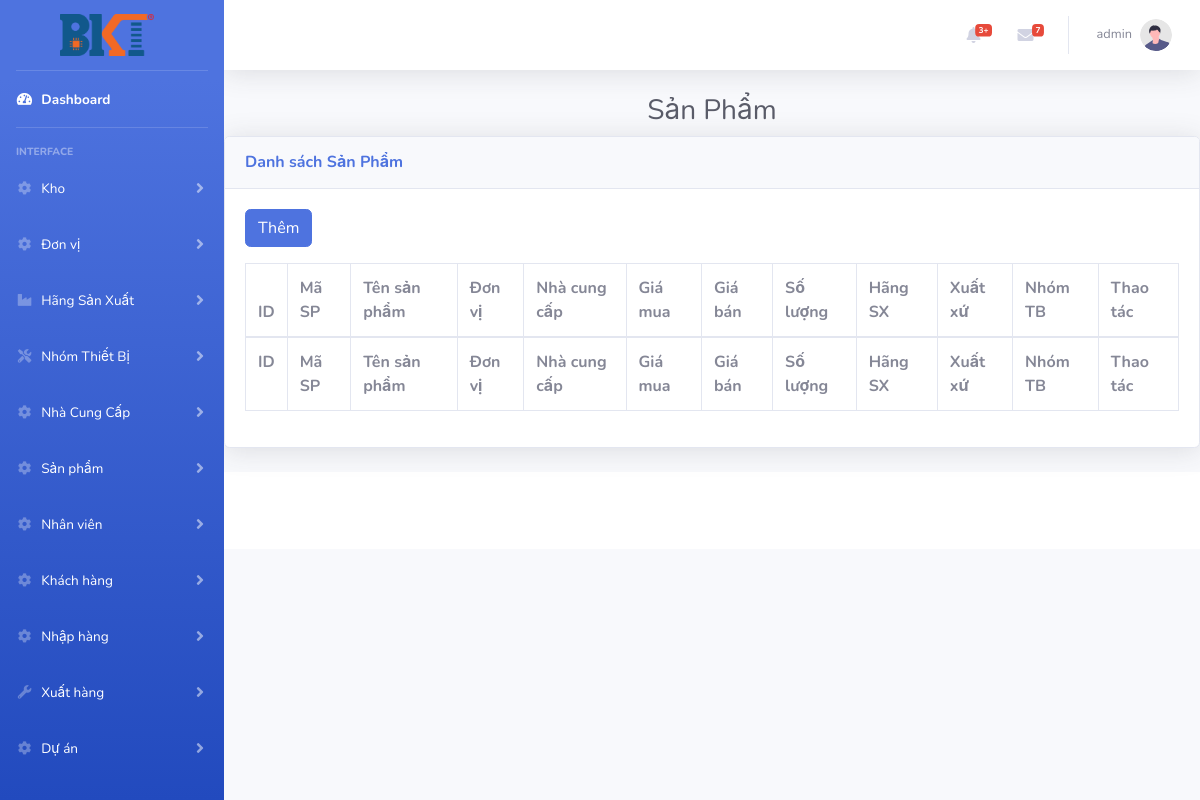
/index.php (signed in), run on an earlier commit of the app's database.
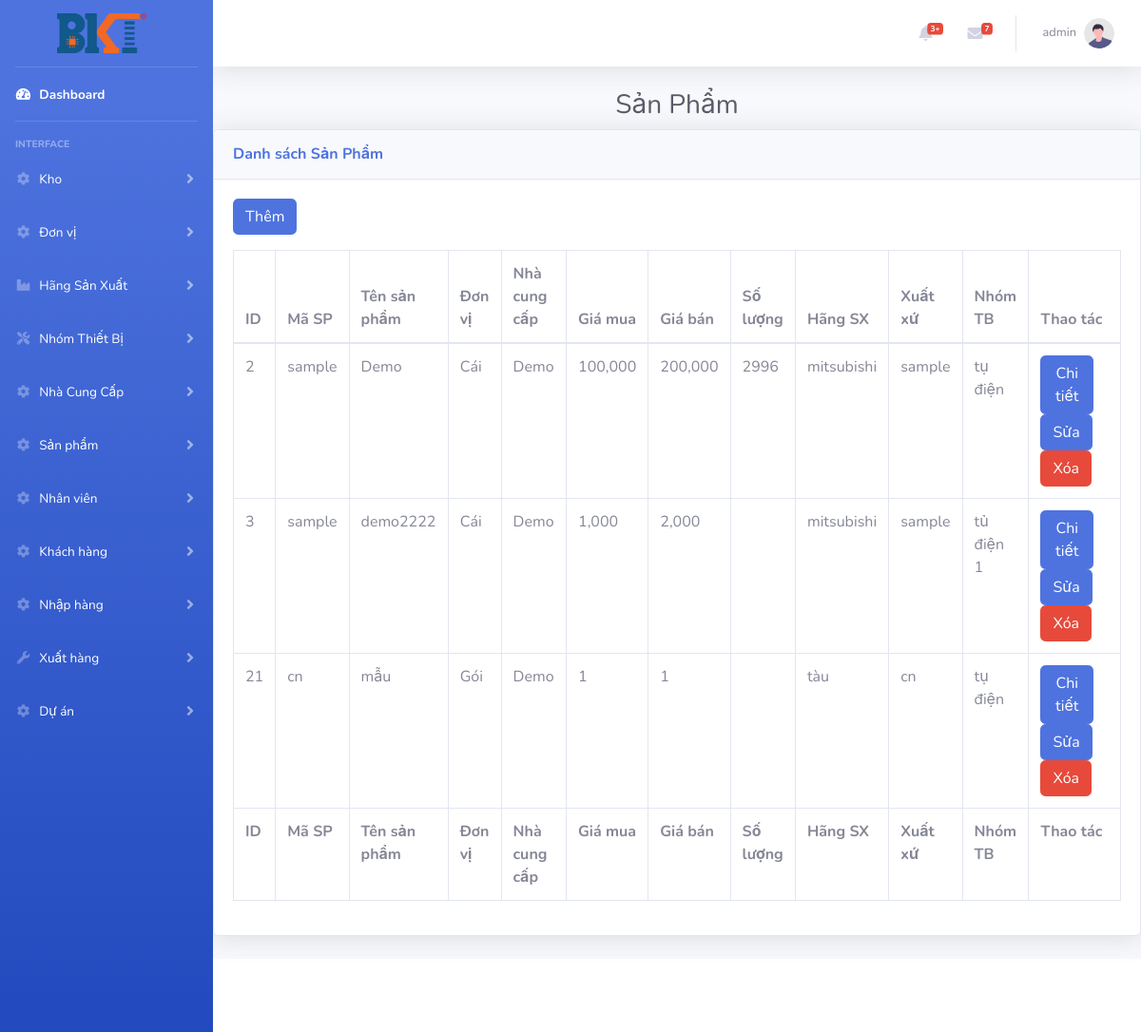
And on a later commit of the database.
### tables this page shows
CREATE TABLE `sanpham` (
  `Id` int(11) NOT NULL,
  `MaSP` varchar(50) DEFAULT NULL,
  `TenSP` varchar(100) DEFAULT NULL,
  `IdDVT` int(11) DEFAULT NULL,
  `IdNCC` int(11) DEFAULT NULL,
  `IdHSX` int(11) DEFAULT NULL,
  `IdNTB` int(11) DEFAULT NULL,
  `XuatXu` varchar(50) DEFAULT NULL,
  `GiaMua` int(11) DEFAULT NULL,
  `GiaBan` int(11) DEFAULT NULL,
  `SoLuong` int(11) DEFAULT NULL,
  `imgUrl` varchar(8000) DEFAULT NULL,
  `IdNhomTB` int(11) DEFAULT NULL,
  `IdHangSX` int(11) DEFAULT NULL
);

CREATE TABLE `donvitinh` (
  `Id` int(11) NOT NULL,
  `DonVi` varchar(100) DEFAULT NULL
);

CREATE TABLE `nhacungcap` (
  `Id` int(11) NOT NULL,
  `TenNCC` varchar(100) DEFAULT NULL,
  `NguoiLienHe` varchar(200) DEFAULT NULL,
  `DienThoai` varchar(20) DEFAULT NULL,
  `Email` varchar(50) DEFAULT NULL,
  `DiaChi` varchar(100) DEFAULT NULL,
  `MST` varchar(20) DEFAULT NULL
);

CREATE TABLE `hangsx` (
  `Id` int(11) NOT NULL,
  `TenHang` varchar(100) DEFAULT NULL
);

CREATE TABLE `nhomthietbi` (
  `Id` int(11) NOT NULL,
  `TenNhom` varchar(100) DEFAULT NULL
);

### controllers/sanpham_controller.php (called while the page is built, shortened)
<?php
require_once ('models/sanpham.php');
class SanPhamController extends BaseController
{
    public function index()
    {
        $sanpham = SanPham::all();
        $data =array('sanpham'=>$sanpham);
        $this->render('index',$data);
    }
}

### routes.php (called while the page is built, shortened)
<?php
$controller = new $klass;
$controller->$action();

### index.php (called while the page is built, shortened)
<?php
require_once('routes.php');

### models/sanpham.php (called while the page is built, shortened)
<?php
class SanPham
{
    function __construct($Id, $MaSP, $TenSP, $IdDVT, $TenDVT, $IdNCC, $TenNCC, $IdHSX, $TenHSX, $IdNTB, $TenNTB, $XuatXu, $GiaMua, $GiaBan, $SoLuong, $imgUrl)
    {
        $this->Id = $Id;
        $this->MaSP = $MaSP;
        $this->TenSP = $TenSP;
        $this->TenDVT = $TenDVT;
        $this->TenNCC = $TenNCC;
        $this->TenHSX = $TenHSX;
        $this->TenNTB = $TenNTB;
        $this->XuatXu = $XuatXu;
        $this->GiaMua = $GiaMua;
        $this->GiaBan = $GiaBan;
        $this->SoLuong = $SoLuong;
    }
    static function all()
    {
        $list = [];
        $db = DB::getInstance();
        $req = $db->query('
        SELECT sp.Id, sp.MaSP, sp.TenSP, sp.IdDVT, dvt.DonVi as TenDVT, sp.IdNCC, ncc.TenNCC, sp.IdHSX, hsx.TenHang as TenHSX, sp.IdNTB, ntb.TenNhom as TenNTB, sp.XuatXu, sp.GiaMua, sp.GiaBan, sp.SoLuong, sp.imgUrl
        FROM SanPham sp
        LEFT JOIN DonViTinh dvt ON sp.IdDVT = dvt.Id
        LEFT JOIN NhaCungCap ncc ON sp.IdNCC = ncc.Id
        LEFT JOIN HangSX hsx ON sp.IdHSX = hsx.Id
        LEFT JOIN NhomThietBi ntb ON sp.IdNTB = ntb.Id
    ');
        foreach ($req->fetchAll() as $item) {
            $list[] = new SanPham(
                $item['Id'],
                $item['MaSP'],
                $item['TenSP'],
                $item['IdDVT'],
                $item['TenDVT'],
                $item['IdNCC'],
                $item['TenNCC'],
                $item['IdHSX'],
                $item['TenHSX'],
                $item['IdNTB'],
                $item['TenNTB'],
                $item['XuatXu'],
                $item['GiaMua'],
                $item['GiaBan'],
                $item['SoLuong'],
                $item['imgUrl']
            );
        }
        return $list;
    }
}

### views/sanpham/index.php (the view, shortened to what the changed rows need)
<?php
require_once('models/sanpham.php');
$sanpham = SanPham::all();
?>
<h1 class="h3 mb-2 text-center text-gray-800">Sản Phẩm</h1>
<div class="card shadow mb-4">
    <div class="card-body">
        <div class="table-responsive">
            <table class="table table-bordered" id="dataTable" width="100%" cellspacing="0">
                <thead>
                    <tr>
                        <th>ID</th>
                        <th>Mã SP</th>
                        <th>Tên sản phẩm</th>
                        <th>Đơn vị</th>
                        <th>Nhà cung cấp</th>
                        <th>Giá mua</th>
                        <th>Giá bán</th>
                        <th>Số lượng</th>
                        <th>Hãng SX</th>
                        <th>Xuất xứ</th>
                        <th>Nhóm TB</th>
                        <th>Thao tác</th>
                    </tr>
                </thead>
                <tfoot>
                    <tr>
                        <th>ID</th>
                        <th>Mã SP</th>
                        <th>Tên sản phẩm</th>
                        <th>Đơn vị</th>
                        <th>Nhà cung cấp</th>
                        <th>Giá mua</th>
                        <th>Giá bán</th>
                        <th>Số lượng</th>
                        <th>Hãng SX</th>
                        <th>Xuất xứ</th>
                        <th>Nhóm TB</th>
                        <th>Thao tác</th>
                    </tr>
                </tfoot>
                <tbody>
                    <?php foreach ($sanpham as $item) : ?>
                        <form method="post">
                            <tr>
                                <td><?= $item->Id ?></td>
                                <td><?= $item->MaSP ?></td>
                                <td><?= $item->TenSP ?></td>
                                <td><?= $item->TenDVT ?></td>
                                <td><?= $item->TenNCC ?></td>
                                <td><?= number_format($item->GiaMua, 0, ".", ",") ?></td>
                                <td><?= number_format($item->GiaBan, 0, ".", ",") ?></td>
                                <td><?= $item->SoLuong ?></td>
                                <td><?= $item->TenHSX ?></td>
                                <td><?= $item->XuatXu ?></td>
                                <td><?= $item->TenNTB ?></td>
                                <td>
                                    <a href="index.php?controller=sanpham&action=view&id=<?= $item->Id ?>" class="btn btn-primary mr-3">Chi tiết</a>
                                    <a href="index.php?controller=sanpham&action=edit&id=<?= $item->Id ?>" class="btn btn-primary mr-3">Sửa</a>
                                    <button type="submit" name="dele" value="<?= $item->Id ?>" class="btn btn-danger">Xóa</button>
                                </td>
                            </tr>
                        </form>
                    <?php endforeach; ?>
                </tbody>
            </table>
        </div>
    </div>
</div>

What changed in the data, as far as the page shows it:
added sanpham: Id "2", MaSP "sample", TenSP "Demo", IdDVT.DonVi "Cái", IdNCC.TenNCC "Demo", GiaMua "100,000", GiaBan "200,000", SoLuong "2996", IdHangSX.TenHang "mitsubishi", XuatXu "sample", nhomthietbi.TenNhom "tụ điện"
added sanpham: Id "3", MaSP "sample", TenSP "demo2222", IdDVT.DonVi "Cái", IdNCC.TenNCC "Demo", GiaMua "1,000", GiaBan "2,000", IdHangSX.TenHang "mitsubishi", XuatXu "sample", IdNhomTB.TenNhom "tủ điện 1"
added sanpham: Id "21", MaSP "cn", TenSP "mẫu", IdDVT.DonVi "Gói", IdNCC.TenNCC "Demo", GiaMua "1", GiaBan "1", hangsx.TenHang "tàu", XuatXu "cn", nhomthietbi.TenNhom "tụ điện"
